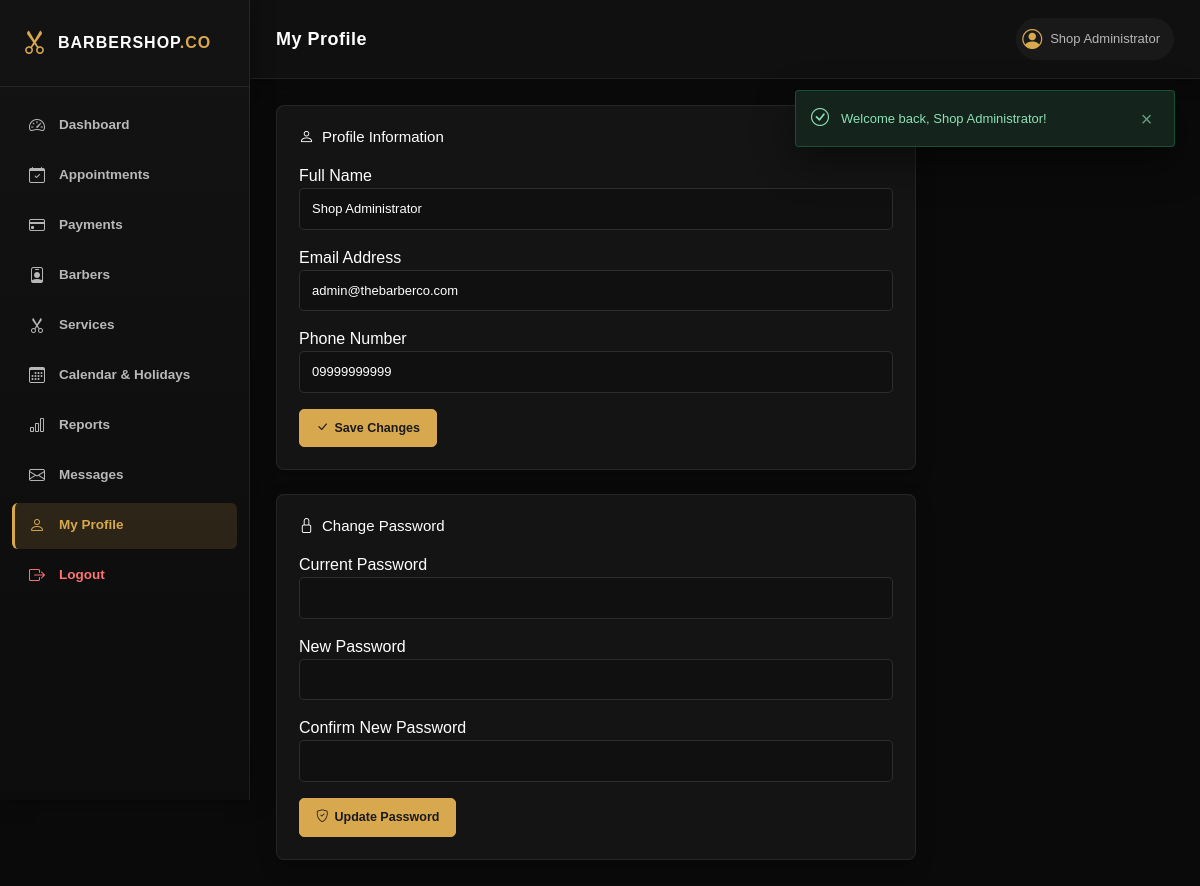
Page /admin/profile.php (signed in) on the committed database.
### tables this page shows
CREATE TABLE customers (
    customer_id INT UNSIGNED AUTO_INCREMENT PRIMARY KEY,
    full_name VARCHAR(100) NOT NULL,
    phone_number VARCHAR(20) NOT NULL UNIQUE,
    email_address VARCHAR(150) NULL UNIQUE,
    password_hash VARCHAR(255) NOT NULL,
    profile_image VARCHAR(255) NULL,
    date_of_birth DATE NULL,
    customer_role ENUM('Customer', 'Administrator') NOT NULL DEFAULT 'Customer',
    account_status ENUM('Active', 'Inactive', 'Blocked') NOT NULL DEFAULT 'Active',
    created_at TIMESTAMP DEFAULT CURRENT_TIMESTAMP,
    updated_at TIMESTAMP DEFAULT CURRENT_TIMESTAMP ON UPDATE CURRENT_TIMESTAMP
);

### admin/profile.php (the view, shortened to what this page needs)
<?php
require_once __DIR__ . "/../db/database_connection.php";
$adminId = (int) $_SESSION["customer_id"];
$statement = mysqli_prepare($databaseConnection, "SELECT full_name, phone_number, email_address, created_at FROM customers WHERE customer_id = ? LIMIT 1");
mysqli_stmt_bind_param($statement, "i", $adminId);
mysqli_stmt_execute($statement);
$admin = mysqli_fetch_assoc(mysqli_stmt_get_result($statement));
require_once __DIR__ . "/../includes/admin_header.php";
?>
<div class="admin-panel" style="max-width:640px;">
    <div class="admin-panel-header">
        <h3><i class="bi bi-person"></i> Profile Information</h3>
    </div>
    <form method="POST" action="../auth/update_profile.php">
        <div class="mb-3">
            <label>Full Name</label>
            <input type="text" name="full_name" class="admin-input" value="<?php echo htmlspecialchars($admin["full_name"]); ?>" required>
        </div>
        <div class="mb-3">
            <label>Email Address</label>
            <input type="email" name="email_address" class="admin-input" value="<?php echo htmlspecialchars($admin["email_address"] ?? ""); ?>" required>
        </div>
        <div class="mb-3">
            <label>Phone Number</label>
            <input type="text" class="admin-input" value="<?php echo htmlspecialchars($admin["phone_number"]); ?>" disabled>
        </div>
        <button type="submit" class="admin-btn admin-btn-primary">
            <i class="bi bi-check-lg"></i> Save Changes
        </button>
    </form>
</div>
<div class="admin-panel mt-4" style="max-width:640px;">
    <div class="admin-panel-header">
        <h3><i class="bi bi-lock"></i> Change Password</h3>
    </div>
    <form method="POST" action="../auth/update_profile.php">
        <div class="mb-3">
            <label>Current Password</label>
            <input type="password" name="current_password" class="admin-input" required>
        </div>
        <div class="mb-3">
            <label>New Password</label>
            <input type="password" name="new_password" class="admin-input" minlength="8" required>
        </div>
        <div class="mb-3">
            <label>Confirm New Password</label>
            <input type="password" name="confirm_new_password" class="admin-input" minlength="8" required>
        </div>
        <button type="submit" class="admin-btn admin-btn-primary">
            <i class="bi bi-shield-check"></i> Update Password
        </button>
    </form>
</div>
<?php require_once __DIR__ . "/../includes/admin_footer.php"; ?>

### rows in the picture
customers: full_name "Shop Administrator", email_address "admin@thebarberco.com", phone_number "09999999999"

### other values in the picture
$pageTitle "My Profile"
$currentAdminName "Shop Administrator"
$messageText "Welcome back, Shop Administrator!"
